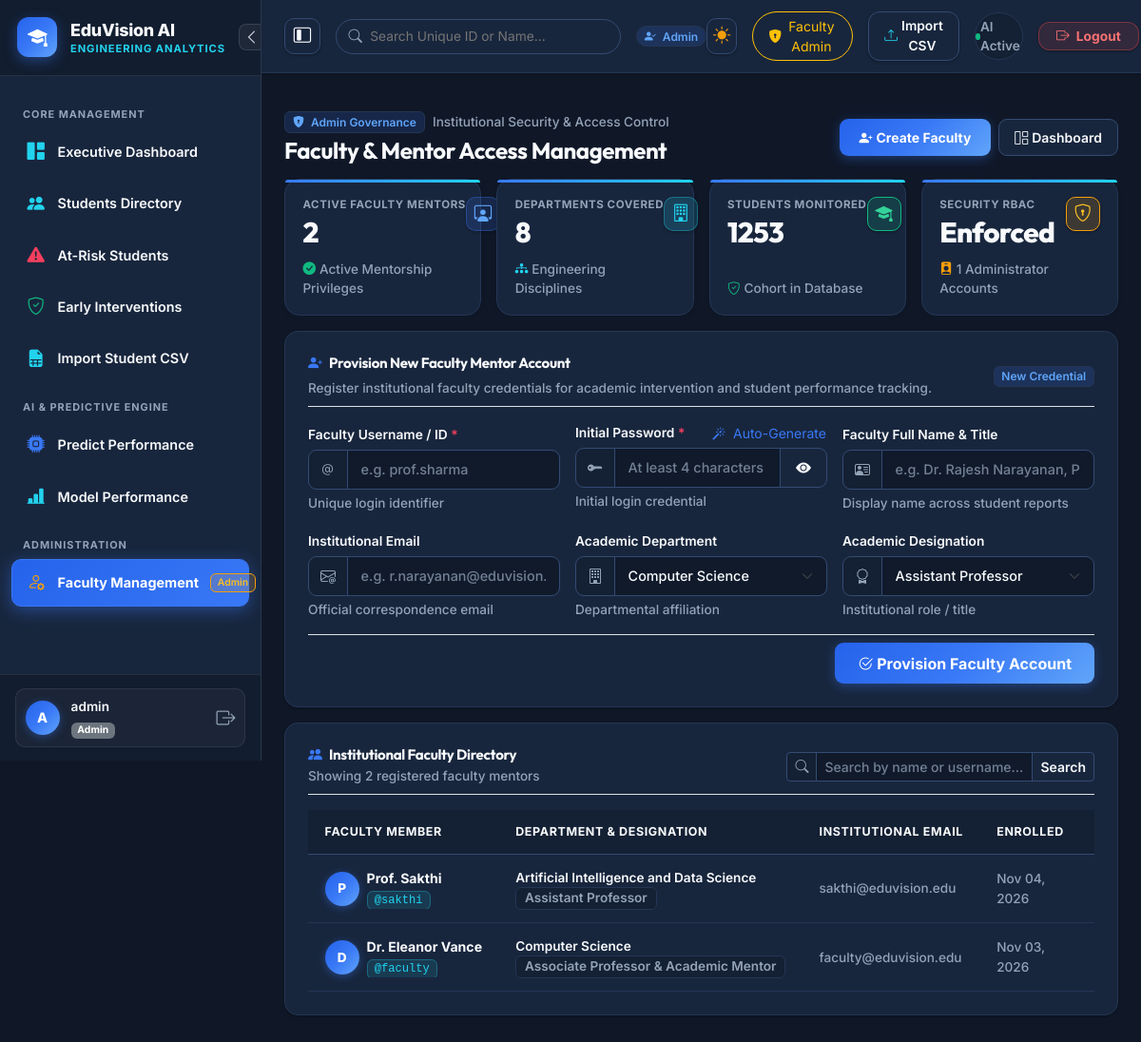
Screenshot of /admin/faculty (signed in) with the database file from the repository.
### database/models.py (models this page shows, shortened)
class User(db.Model):
    __tablename__ = "users"
    id = db.Column(db.Integer, primary_key=True)
    username = db.Column(db.String(80), unique=True, nullable=False, index=True)
    password_hash = db.Column(db.String(255), nullable=False)
    role = db.Column(db.String(20), nullable=False, default="faculty") # 'admin', 'faculty', 'student'
    student_id = db.Column(db.String(20), nullable=True) # Linked student ID if role == 'student'
    full_name = db.Column(db.String(120), nullable=True) # Faculty or user full name
    email = db.Column(db.String(120), nullable=True) # Institutional email
    department = db.Column(db.String(100), nullable=True) # Academic department (e.g. Computer Science)
    designation = db.Column(db.String(100), nullable=True, default="Faculty Mentor") # Academic designation
    created_at = db.Column(db.DateTime, default=datetime.utcnow)

### app.py (the view, shortened to what this page needs)
    @app.route("/admin/faculty", methods=["GET"])
    @login_required
    @role_required("admin")
    def faculty_management():
        search_query = request.args.get("search", "").strip()
        dept_filter = request.args.get("department", "").strip()
        query = User.query.filter_by(role="faculty")
        if dept_filter:
            query = query.filter(User.department == dept_filter)
        faculty_members = query.order_by(User.created_at.desc()).all()
        total_faculty = User.query.filter_by(role="faculty").count()
        total_admins = User.query.filter_by(role="admin").count()
        total_students = Student.query.count()
        departments = [d[0] for d in db.session.query(Student.department).distinct().order_by(Student.department).all() if d[0]]
        if not departments:
            departments = ["Computer Science", "Information Technology", "Mechanical Engineering", "Electrical Engineering", "Civil Engineering", "Electronics & Communication"]
        return render_template(
            "admin_faculty.html",
            faculty_members=faculty_members,
            total_faculty=total_faculty,
            total_admins=total_admins,
            total_students=total_students,
            departments=departments,
            search_query=search_query,
            dept_filter=dept_filter
        )

### templates/admin_faculty.html (shortened to what this page needs)
{% extends "base.html" %}
{% block content %}
<div class="d-flex flex-wrap align-items-center justify-content-between gap-3 mb-3">
  <div>
    <div class="d-flex align-items-center gap-2 mb-1">
      <span class="badge bg-primary-subtle text-primary border border-primary-subtle px-2 py-1">
        <i class="bi bi-shield-lock-fill me-1"></i> Admin Governance
      </span>
      <span class="text-muted small">Institutional Security & Access Control</span>
    </div>
    <h2 class="h4 fw-bold mb-0 text-dark">Faculty & Mentor Access Management</h2>
  </div>
  <div class="d-flex gap-2 flex-wrap">
    <a href="#createFacultySection" class="btn btn-sm btn-primary-gradient">
      <i class="bi bi-person-plus-fill me-1"></i> Create Faculty
    </a>
    <a href="{{ url_for('dashboard') }}" class="btn btn-sm btn-outline-interactive">
      <i class="bi bi-grid-1x2 me-1"></i> Dashboard
    </a>
  </div>
</div>
<div class="row g-3 mb-3">
  <div class="col-sm-6 col-lg-3">
    <div class="metric-card">
      <div class="d-flex justify-content-between align-items-start">
        <div>
          <div class="metric-label">Active Faculty Mentors</div>
          <div class="metric-value text-primary">{{ total_faculty }}</div>
        </div>
        <div class="metric-icon-box bg-primary-subtle text-primary">
          <i class="bi bi-person-workspace"></i>
        </div>
      </div>
      <div class="small text-muted mt-2">
        <i class="bi bi-check-circle-fill text-success me-1"></i>Active Mentorship Privileges
      </div>
    </div>
  </div>
  <div class="col-sm-6 col-lg-3">
    <div class="metric-card">
      <div class="d-flex justify-content-between align-items-start">
        <div>
          <div class="metric-label">Departments Covered</div>
          <div class="metric-value text-info">{{ departments|length }}</div>
        </div>
        <div class="metric-icon-box bg-info-subtle text-info">
          <i class="bi bi-building"></i>
        </div>
      </div>
      <div class="small text-muted mt-2">
        <i class="bi bi-diagram-3-fill text-info me-1"></i>Engineering Disciplines
      </div>
    </div>
  </div>
  <div class="col-sm-6 col-lg-3">
    <div class="metric-card">
      <div class="d-flex justify-content-between align-items-start">
        <div>
          <div class="metric-label">Students Monitored</div>
          <div class="metric-value text-success">{{ total_students }}</div>
        </div>
        <div class="metric-icon-box bg-success-subtle text-success">
          <i class="bi bi-mortarboard-fill"></i>
        </div>
      </div>
      <div class="small text-muted mt-2">
        <i class="bi bi-shield-check text-success me-1"></i>Cohort in Database
      </div>
    </div>
  </div>
  <div class="col-sm-6 col-lg-3">
    <div class="metric-card">
      <div class="d-flex justify-content-between align-items-start">
        <div>
          <div class="metric-label">Security RBAC</div>
          <div class="metric-value text-warning">Enforced</div>
        </div>
        <div class="metric-icon-box bg-warning-subtle text-warning">
          <i class="bi bi-shield-lock"></i>
        </div>
      </div>
      <div class="small text-muted mt-2">
        <i class="bi bi-person-badge-fill text-warning me-1"></i>{{ total_admins }} Administrator Accounts
      </div>
    </div>
  </div>
</div>
<div class="card mb-3 p-3 p-md-4" id="createFacultySection">
  <div class="d-flex align-items-center justify-content-between mb-3 pb-2 border-bottom">
    <div>
      <h3 class="chart-title mb-1">
        <i class="bi bi-person-plus-fill text-primary"></i> Provision New Faculty Mentor Account
      </h3>
      <span class="text-muted small">Register institutional faculty credentials for academic intervention and student performance tracking.</span>
    </div>
    <span class="badge bg-primary-subtle text-primary border border-primary-subtle">
      New Credential
    </span>
  </div>
  <form method="POST" action="{{ url_for('admin_create_faculty') }}" autocomplete="off">
    <div class="row g-3">
      <div class="col-md-4">
        <label for="new_username" class="form-label">
          Faculty Username / ID <span class="text-danger">*</span>
        </label>
        <div class="input-group">
          <span class="input-group-text"><i class="bi bi-at"></i></span>
          <input type="text" class="form-control" id="new_username" name="username" placeholder="e.g. prof.sharma" required>
        </div>
        <div class="form-text small text-muted">Unique login identifier</div>
      </div>
      <div class="col-md-4">
        <div class="d-flex justify-content-between align-items-center mb-1">
          <label for="new_password" class="form-label mb-0">
            Initial Password <span class="text-danger">*</span>
          </label>
          <button type="button" class="btn btn-link btn-sm p-0 text-decoration-none text-primary" onclick="generateFacultyPassword()">
            <i class="bi bi-magic me-1"></i> Auto-Generate
          </button>
        </div>
        <div class="input-group">
          <span class="input-group-text"><i class="bi bi-key-fill"></i></span>
          <input type="password" class="form-control" id="new_password" name="password" placeholder="At least 4 characters" minlength="4" required>
          <button class="btn btn-outline-interactive" type="button" onclick="togglePasswordVisibility('new_password', this)" title="Show/Hide Password">
            <i class="bi bi-eye-fill"></i>
          </button>
        </div>
        <div class="form-text small text-muted">Initial login credential</div>
      </div>
      <div class="col-md-4">
        <label for="new_fullname" class="form-label">Faculty Full Name & Title</label>
        <div class="input-group">
          <span class="input-group-text"><i class="bi bi-person-vcard"></i></span>
          <input type="text" class="form-control" id="new_fullname" name="full_name" placeholder="e.g. Dr. Rajesh Narayanan, Ph.D.">
        </div>
        <div class="form-text small text-muted">Display name across student reports</div>
      </div>
      <div class="col-md-4">
        <label for="new_email" class="form-label">Institutional Email</label>
        <div class="input-group">
          <span class="input-group-text"><i class="bi bi-envelope-at"></i></span>
          <input type="email" class="form-control" id="new_email" name="email" placeholder="e.g. r.narayanan@eduvision.edu">
        </div>
        <div class="form-text small text-muted">Official correspondence email</div>
      </div>
      <div class="col-md-4">
        <label for="new_department" class="form-label">Academic Department</label>
        <div class="input-group">
          <span class="input-group-text"><i class="bi bi-building"></i></span>
          <select class="form-select" id="new_department" name="department">
            <option value="Computer Science" {% if 'Computer Science' not in departments %}selected{% endif %}>Computer Science</option>
          </select>
        </div>
        <div class="form-text small text-muted">Departmental affiliation</div>
      </div>
      <div class="col-md-4">
        <label for="new_designation" class="form-label">Academic Designation</label>
        <div class="input-group">
          <span class="input-group-text"><i class="bi bi-award"></i></span>
          <select class="form-select" id="new_designation" name="designation">
            <option value="Assistant Professor" selected>Assistant Professor</option>
          </select>
        </div>
        <div class="form-text small text-muted">Institutional role / title</div>
      </div>
    </div>
    <div class="d-flex justify-content-end mt-3 pt-2 border-top">
      <button type="submit" class="btn btn-primary-gradient px-4">
        <i class="bi bi-check2-circle me-1"></i> Provision Faculty Account
      </button>
    </div>
  </form>
</div>
<div class="card-table-wrapper p-3 p-md-4 mb-4">
  <div class="d-flex flex-wrap align-items-center justify-content-between gap-3 mb-3 pb-2 border-bottom">
    <div>
      <h3 class="chart-title mb-0">
        <i class="bi bi-people-fill text-primary"></i> Institutional Faculty Directory
      </h3>
      <span class="text-muted small">Showing {{ faculty_members|length }} registered faculty mentors</span>
    </div>
    <form action="{{ url_for('faculty_management') }}" method="GET" class="d-flex gap-2 align-items-center">
      <div class="input-group input-group-sm" style="min-width: 260px;">
        <span class="input-group-text"><i class="bi bi-search"></i></span>
        <input type="text" name="search" class="form-control" placeholder="Search by name or username..." value="{{ search_query }}">
        <button class="btn btn-outline-interactive" type="submit">Search</button>
      </div>
    </form>
  </div>
  <div class="table-responsive">
    <table class="table table-custom align-middle">
      <thead>
        <tr>
          <th style="width: 28%;">Faculty Member</th>
          <th style="width: 24%;">Department & Designation</th>
          <th style="width: 22%;">Institutional Email</th>
          <th style="width: 14%;">Enrolled</th>
          <th style="width: 12%;" class="text-end">Actions</th>
        </tr>
      </thead>
      <tbody>
        {% for fac in faculty_members %}
        <tr>
          <td>
            <div class="d-flex align-items-center gap-2">
              <div class="user-avatar" style="width: 36px; height: 36px; font-size: 0.85rem; flex-shrink: 0;">
                {{ (fac.full_name or fac.username)[0]|upper }}
              </div>
              <div class="overflow-hidden">
                <div class="fw-bold text-dark text-truncate">{{ fac.full_name or fac.username }}</div>
                <code class="text-primary small">@{{ fac.username }}</code>
              </div>
            </div>
          </td>
          <td>
            <div class="fw-semibold text-dark small">{{ fac.department or 'General Engineering' }}</div>
            <span class="badge bg-secondary-subtle small py-1">{{ fac.designation or 'Faculty Mentor' }}</span>
          </td>
          <td>
            <div class="small text-muted">{{ fac.email or '—' }}</div>
          </td>
          <td>
            <div class="small text-muted">{{ fac.created_at.strftime('%b %d, %Y') if fac.created_at else 'Active' }}</div>
          </td>
          <td class="text-end">
          </td>
        </tr>
        {% endfor %}
      </tbody>
    </table>
  </div>
</div>
{% endblock %}

### rows the page displays
User: full_name "P", full_name "Prof. Sakthi", username "sakthi", department "Artificial Intelligence and Data Science", designation "Assistant Professor", email "sakthi@eduvision.edu", created_at "Nov 04, 2026"
User: full_name "D", full_name "Dr. Eleanor Vance", username "faculty", department "Computer Science", designation "Associate Professor & Academic Mentor", email "faculty@eduvision.edu", created_at "Nov 03, 2026"

### other values shown
{{ session.get('username', 'U')[0]|upper }} "A"
{{ session.get('username') }} "admin"
{{ session.get('role') }} "Admin"
{{ total_faculty }} "2"
{{ departments|length }} "8"
{{ total_students }} "1253"
{{ total_admins }} "1"
{{ faculty_members|length }} "2"
